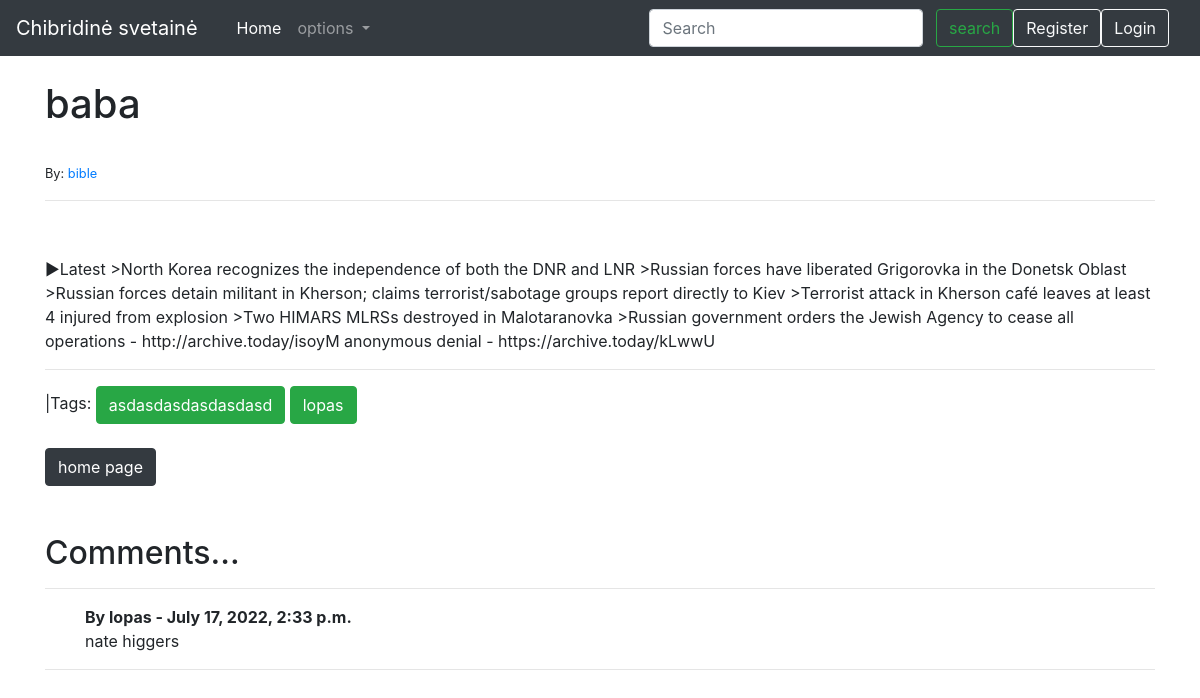
/article/5, run on an earlier commit of the app's database.
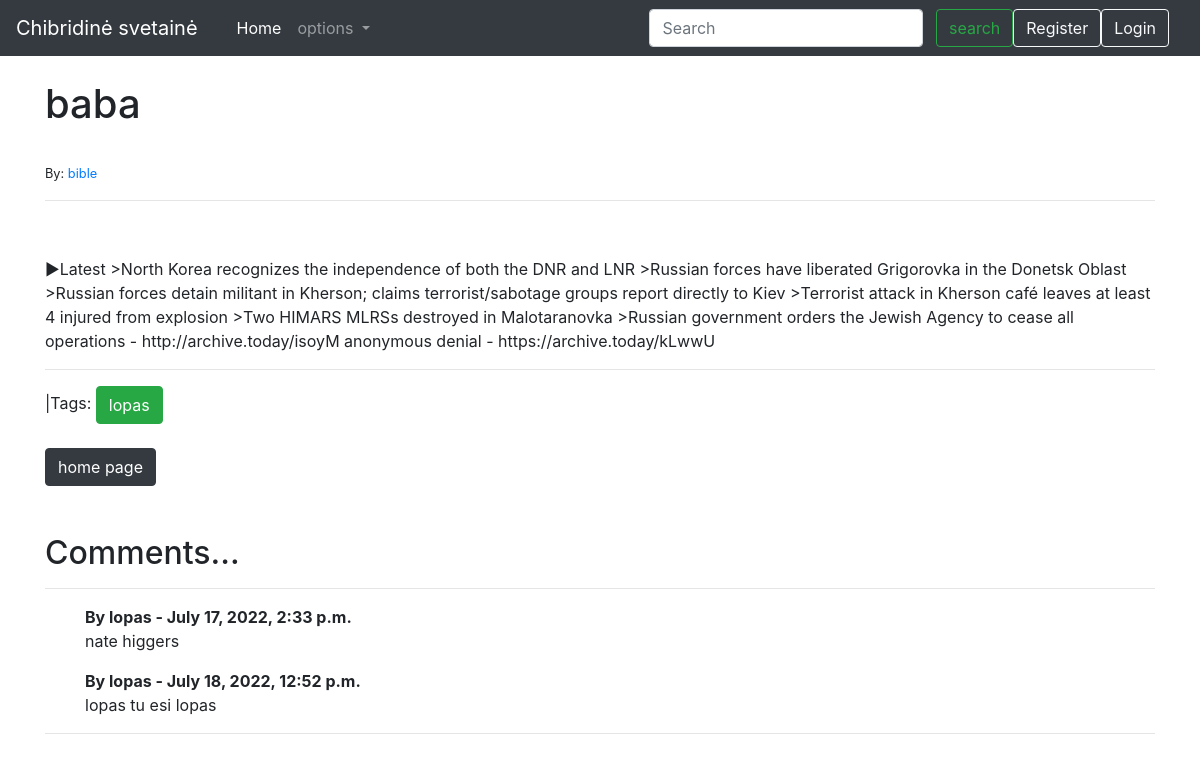
And on a later commit of the database.
### ciongo_posts/models.py (models this page shows, shortened)
class Tag(models.Model):
    name = models.CharField('tag', max_length=100, unique=True)

class Comment(models.Model):
    post = models.ForeignKey(Post, on_delete=models.CASCADE, related_name='comments')
    user = models.ForeignKey(User, on_delete=models.CASCADE, null=True, related_name='commenter')
    body = models.TextField()
    date_added = models.DateTimeField(auto_now_add=True)

### ciongo_posts/views.py (the view, shortened to what this page needs)
# urls.py: path('article/<int:pk>', views.BlogView.as_view(), name = "blog"),
class BlogView(generic.edit.FormMixin, generic.DetailView):
    model = Post
    template_name = "blog_post.html"
    context_object_name = 'post'
    form_class = CommentForm
    def post(self, request, *args, **kwargs):
        self.object = self.get_object()
        form = self.get_form()
        if form.is_valid():
            return self.form_valid(form)
        return self.form_invalid(form)

### ciongo_posts/forms.py
class CommentForm(forms.ModelForm):
    class Meta:
        model = Comment
        fields = ('user', 'body')
        exclude = ['user']
        widgets = {
            'body' : forms.TextInput(attrs={'class':'form-control'}),
        }

### ciongo_posts/templates/blog_post.html (shortened to what this page needs)
{% extends 'base.html' %}
{% block content %}
<br>
<h1>{{ post.title }} </h1><br>
<small>By: <a href="{% url 'author' post.author.id %}">{{ post.author }}</a></small><br>
<hr>
<p>{{ post.content|safe }}</p>
<hr>
|Tags: {% for i in post.tag.all %} <a href="{% url 'tag' i.pk %}" class="btn btn-success">{{ i.name }}</a> {% endfor %}<br>
<div><br><a href="{% url 'home' %}" class="btn btn-dark">home page</a></div>
<br><br>
<h2>Comments...</h2>
<hr/>
{% if not post.comments.all %}
    No comments yet...<a href="#">
    Add one</a>
{% else %}
    {% for comment in post.comments.all %}
    <ul>
      <strong>
        By {{ comment.user }} -
        {{ comment.date_added }}
      </strong>
      <br/>
      {{ comment.body }}
    </ul>
    {% endfor %}
{% endif %}
<hr>
{% endblock %}

What changed in the data, as far as the page shows it:
removed Tag: name "asdasdasdasdasdasd"
added Comment: user "lopas", date_added "July 18, 2022, 12:52 p.m.", body "lopas tu esi lopas"
